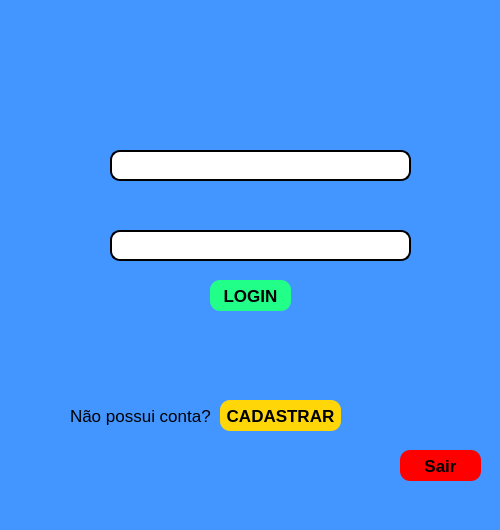
<?xml version="1.0" encoding="UTF-8"?>
<ui version="4.0">
 <class>MainWindow</class>
 <widget class="QMainWindow" name="MainWindow">
  <property name="geometry">
   <rect>
    <x>0</x>
    <y>0</y>
    <width>500</width>
    <height>530</height>
   </rect>
  </property>
  <property name="windowTitle">
   <string>MainWindow</string>
  </property>
  <property name="styleSheet">
   <string notr="true">background-color: rgb(67, 149, 255) </string>
  </property>
  <widget class="QWidget" name="centralwidget">
   <widget class="QLabel" name="label">
    <property name="geometry">
     <rect>
      <x>220</x>
      <y>30</y>
      <width>71</width>
      <height>71</height>
     </rect>
    </property>
    <property name="text">
     <string/>
    </property>
    <property name="pixmap">
     <pixmap>../Img/User Icone.png</pixmap>
    </property>
   </widget>
   <widget class="QLabel" name="label_2">
    <property name="geometry">
     <rect>
      <x>70</x>
      <y>150</y>
      <width>31</width>
      <height>31</height>
     </rect>
    </property>
    <property name="text">
     <string/>
    </property>
    <property name="pixmap">
     <pixmap>../Img/Icone Login.png</pixmap>
    </property>
   </widget>
   <widget class="QLabel" name="label_3">
    <property name="geometry">
     <rect>
      <x>70</x>
      <y>220</y>
      <width>31</width>
      <height>51</height>
     </rect>
    </property>
    <property name="text">
     <string/>
    </property>
    <property name="pixmap">
     <pixmap>../Img/Senha icone.png</pixmap>
    </property>
   </widget>
   <widget class="QLineEdit" name="lineEdit">
    <property name="geometry">
     <rect>
      <x>110</x>
      <y>150</y>
      <width>301</width>
      <height>31</height>
     </rect>
    </property>
    <property name="styleSheet">
     <string notr="true">background-color: white;
border-radius: 10px;
border-style: outset;
border-width: 2px;</string>
    </property>
   </widget>
   <widget class="QLineEdit" name="lineEdit_2">
    <property name="geometry">
     <rect>
      <x>110</x>
      <y>230</y>
      <width>301</width>
      <height>31</height>
     </rect>
    </property>
    <property name="styleSheet">
     <string notr="true">background-color: white;
border-radius: 10px;
border-style: outset;
border-width: 2px;</string>
    </property>
    <property name="echoMode">
     <enum>QLineEdit::Password</enum>
    </property>
   </widget>
   <widget class="QLabel" name="label_4">
    <property name="geometry">
     <rect>
      <x>70</x>
      <y>400</y>
      <width>181</width>
      <height>31</height>
     </rect>
    </property>
    <property name="font">
     <font>
      <pointsize>13</pointsize>
     </font>
    </property>
    <property name="text">
     <string>Não possui conta? </string>
    </property>
   </widget>
   <widget class="QPushButton" name="pushButton">
    <property name="geometry">
     <rect>
      <x>210</x>
      <y>280</y>
      <width>81</width>
      <height>31</height>
     </rect>
    </property>
    <property name="font">
     <font>
      <pointsize>13</pointsize>
      <weight>75</weight>
      <bold>true</bold>
     </font>
    </property>
    <property name="styleSheet">
     <string notr="true">background-color:rgb(34, 255, 137);
border-radius: 10px;

</string>
    </property>
    <property name="text">
     <string>LOGIN</string>
    </property>
   </widget>
   <widget class="QPushButton" name="pushButton_2">
    <property name="geometry">
     <rect>
      <x>220</x>
      <y>400</y>
      <width>121</width>
      <height>31</height>
     </rect>
    </property>
    <property name="font">
     <font>
      <pointsize>13</pointsize>
      <weight>75</weight>
      <bold>true</bold>
     </font>
    </property>
    <property name="styleSheet">
     <string notr="true">background-color:rgb(255, 214, 7);
border-radius: 10px;
</string>
    </property>
    <property name="text">
     <string>CADASTRAR</string>
    </property>
   </widget>
   <widget class="QPushButton" name="pushButton_3">
    <property name="geometry">
     <rect>
      <x>400</x>
      <y>450</y>
      <width>81</width>
      <height>31</height>
     </rect>
    </property>
    <property name="font">
     <font>
      <pointsize>13</pointsize>
      <weight>75</weight>
      <bold>true</bold>
     </font>
    </property>
    <property name="styleSheet">
     <string notr="true">background-color:rgb(255, 0, 0);
border-radius: 10px;

</string>
    </property>
    <property name="text">
     <string>Sair</string>
    </property>
   </widget>
  </widget>
  <widget class="QMenuBar" name="menubar">
   <property name="geometry">
    <rect>
     <x>0</x>
     <y>0</y>
     <width>500</width>
     <height>21</height>
    </rect>
   </property>
  </widget>
  <widget class="QStatusBar" name="statusbar"/>
 </widget>
 <resources/>
 <connections/>
</ui>
